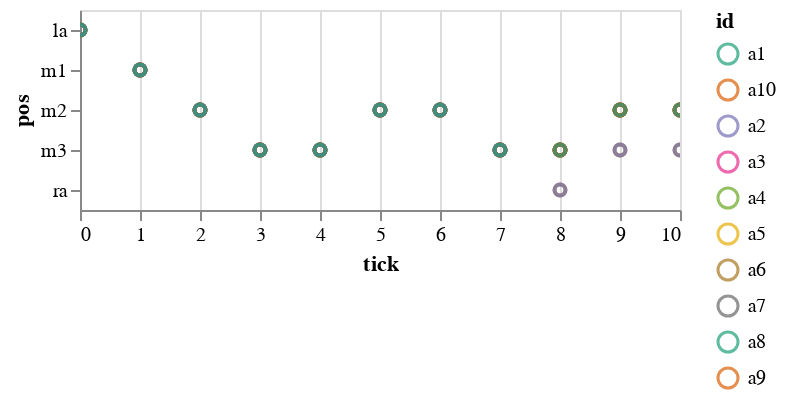

Notebook source saved alongside this figure:
### Code cell
analysis.plot_agent_locations(agents)

### Figure 1 — Vega-Lite specification as saved in the notebook (floating-point values rounded to 4 significant figures)
{"config": {"view": {"continuousWidth": 300, "continuousHeight": 300}}, "data": {"name": "data-b09f7e0bc8ae0c4c2b920e7ff1603aed"}, "mark": {"type": "point"}, "encoding": {"color": {"field": "id", "scale": {"scheme": "dark2"}, "type": "ordinal"}, "x": {"field": "tick", "type": "quantitative"}, "y": {"field": "pos", "type": "nominal"}}, "params": [{"name": "param_2", "select": {"type": "interval", "encodings": ["x", "y"]}, "bind": "scales"}], "$schema": "https://vega.github.io/schema/vega-lite/v5.8.0.json", "datasets": {"data-b09f7e0bc8ae0c4c2b920e7ff1603aed": [{"behavior": "Exhaustive", "cargo": null, "coins": 1000.0, "id": "a8", "pos": "la", "tick": 0}, {"behavior": "Exhaustive", "cargo": null, "coins": 1000.0, "id": "a7", "pos": "la", "tick": 0}, {"behavior": "Exhaustive", "cargo": null, "coins": 1000.0, "id": "a4", "pos": "la", "tick": 0}, {"behavior": "Exhaustive", "cargo": null, "coins": 1000.0, "id": "a6", "pos": "la", "tick": 0}, {"behavior": "Exhaustive", "cargo": null, "coins": 1000.0, "id": "a9", "pos": "la", "tick": 0}, {"behavior": "Exhaustive", "cargo": null, "coins": 1000.0, "id": "a5", "pos": "la", "tick": 0}, {"behavior": "Exhaustive", "cargo": null, "coins": 1000.0, "id": "a3", "pos": "la", "tick": 0}, {"behavior": "Exhaustive", "cargo": null, "coins": 1000.0, "id": "a10", "pos": "la", "tick": 0}, {"behavior": "Exhaustive", "cargo": null, "coins": 1000.0, "id": "a2", "pos": "la", "tick": 0}, {"behavior": "Exhaustive", "cargo": null, "coins": 1000.0, "id": "a1", "pos": "la", "tick": 0}, {"behavior": "Exhaustive", "cargo": null, "coins": 999.0, "id": "a8", "pos": "m1", "tick": 1}, {"behavior": "Exhaustive", "cargo": null, "coins": 999.0, "id": "a7", "pos": "m1", "tick": 1}, {"behavior": "Exhaustive", "cargo": null, "coins": 999.0, "id": "a4", "pos": "m1", "tick": 1}, {"behavior": "Exhaustive", "cargo": null, "coins": 999.0, "id": "a6", "pos": "m1", "tick": 1}, {"behavior": "Exhaustive", "cargo": null, "coins": 999.0, "id": "a9", "pos": "m1", "tick": 1}, {"behavior": "Exhaustive", "cargo": null, "coins": 999.0, "id": "a5", "pos": "m1", "tick": 1}, {"behavior": "Exhaustive", "cargo": null, "coins": 999.0, "id": "a3", "pos": "m1", "tick": 1}, {"behavior": "Exhaustive", "cargo": null, "coins": 999.0, "id": "a10", "pos": "m1", "tick": 1}, {"behavior": "Exhaustive", "cargo": null, "coins": 999.0, "id": "a2", "pos": "m1", "tick": 1}, {"behavior": "Exhaustive", "cargo": null, "coins": 999.0, "id": "a1", "pos": "m1", "tick": 1}, {"behavior": "Exhaustive", "cargo": null, "coins": 998.0, "id": "a8", "pos": "m2", "tick": 2}, {"behavior": "Exhaustive", "cargo": null, "coins": 998.0, "id": "a7", "pos": "m2", "tick": 2}, {"behavior": "Exhaustive", "cargo": null, "coins": 998.0, "id": "a4", "pos": "m2", "tick": 2}, {"behavior": "Exhaustive", "cargo": null, "coins": 998.0, "id": "a6", "pos": "m2", "tick": 2}, {"behavior": "Exhaustive", "cargo": null, "coins": 998.0, "id": "a9", "pos": "m2", "tick": 2}, {"behavior": "Exhaustive", "cargo": null, "coins": 998.0, "id": "a5", "pos": "m2", "tick": 2}, {"behavior": "Exhaustive", "cargo": null, "coins": 998.0, "id": "a3", "pos": "m2", "tick": 2}, {"behavior": "Exhaustive", "cargo": null, "coins": 998.0, "id": "a10", "pos": "m2", "tick": 2}, {"behavior": "Exhaustive", "cargo": null, "coins": 998.0, "id": "a2", "pos": "m2", "tick": 2}, {"behavior": "Exhaustive", "cargo": null, "coins": 998.0, "id": "a1", "pos": "m2", "tick": 2}, {"behavior": "Exhaustive", "cargo": "Wheat", "coins": 896.9, "id": "a8", "pos": "m3", "tick": 3}, {"behavior": "Exhaustive", "cargo": "Wheat", "coins": 896.8, "id": "a7", "pos": "m3", "tick": 3}, {"behavior": "Exhaustive", "cargo": "Wheat", "coins": 896.7, "id": "a4", "pos": "m3", "tick": 3}, {"behavior": "Exhaustive", "cargo": "Wheat", "coins": 896.6, "id": "a6", "pos": "m3", "tick": 3}, {"behavior": "Exhaustive", "cargo": "Wheat", "coins": 896.5, "id": "a9", "pos": "m3", "tick": 3}, {"behavior": "Exhaustive", "cargo": "Wheat", "coins": 896.4, "id": "a5", "pos": "m3", "tick": 3}, {"behavior": "Exhaustive", "cargo": "Wheat", "coins": 896.3, "id": "a3", "pos": "m3", "tick": 3}, {"behavior": "Exhaustive", "cargo": "Wheat", "coins": 896.2, "id": "a10", "pos": "m3", "tick": 3}, {"behavior": "Exhaustive", "cargo": "Wheat", "coins": 896.1, "id": "a2", "pos": "m3", "tick": 3}, {"behavior": "Exhaustive", "cargo": "Wheat", "coins": 896.0, "id": "a1", "pos": "m3", "tick": 3}, {"behavior": "Exhaustive", "cargo": null, "coins": 995.9, "id": "a8", "pos": "m3", "tick": 4}, {"behavior": "Exhaustive", "cargo": null, "coins": 995.7, "id": "a7", "pos": "m3", "tick": 4}, {"behavior": "Exhaustive", "cargo": null, "coins": 995.5, "id": "a4", "pos": "m3", "tick": 4}, {"behavior": "Exhaustive", "cargo": null, "coins": 995.3, "id": "a6", "pos": "m3", "tick": 4}, {"behavior": "Exhaustive", "cargo": null, "coins": 995.1, "id": "a9", "pos": "m3", "tick": 4}, {"behavior": "Exhaustive", "cargo": null, "coins": 994.9, "id": "a5", "pos": "m3", "tick": 4}, {"behavior": "Exhaustive", "cargo": null, "coins": 994.7, "id": "a3", "pos": "m3", "tick": 4}, {"behavior": "Exhaustive", "cargo": null, "coins": 994.5, "id": "a10", "pos": "m3", "tick": 4}, {"behavior": "Exhaustive", "cargo": null, "coins": 994.3, "id": "a2", "pos": "m3", "tick": 4}, {"behavior": "Exhaustive", "cargo": null, "coins": 994.1, "id": "a1", "pos": "m3", "tick": 4}, {"behavior": "Exhaustive", "cargo": "Wheat", "coins": 895.8, "id": "a8", "pos": "m2", "tick": 5}, {"behavior": "Exhaustive", "cargo": "Wheat", "coins": 895.5, "id": "a7", "pos": "m2", "tick": 5}, {"behavior": "Exhaustive", "cargo": "Wheat", "coins": 895.2, "id": "a4", "pos": "m2", "tick": 5}, {"behavior": "Exhaustive", "cargo": "Wheat", "coins": 894.9, "id": "a6", "pos": "m2", "tick": 5}, {"behavior": "Exhaustive", "cargo": "Wheat", "coins": 894.6, "id": "a9", "pos": "m2", "tick": 5}, {"behavior": "Exhaustive", "cargo": "Wheat", "coins": 894.3, "id": "a5", "pos": "m2", "tick": 5}, {"behavior": "Exhaustive", "cargo": "Wheat", "coins": 894.0, "id": "a3", "pos": "m2", "tick": 5}, {"behavior": "Exhaustive", "cargo": "Wheat", "coins": 893.7, "id": "a10", "pos": "m2", "tick": 5}, {"behavior": "Exhaustive", "cargo": "Wheat", "coins": 893.4, "id": "a2", "pos": "m2", "tick": 5}, {"behavior": "Exhaustive", "cargo": "Wheat", "coins": 893.1, "id": "a1", "pos": "m2", "tick": 5}, {"behavior": "Exhaustive", "cargo": null, "coins": 995.8, "id": "a8", "pos": "m2", "tick": 6}, {"behavior": "Exhaustive", "cargo": null, "coins": 995.4, "id": "a7", "pos": "m2", "tick": 6}, {"behavior": "Exhaustive", "cargo": null, "coins": 995.0, "id": "a4", "pos": "m2", "tick": 6}, {"behavior": "Exhaustive", "cargo": null, "coins": 994.6, "id": "a6", "pos": "m2", "tick": 6}, {"behavior": "Exhaustive", "cargo": null, "coins": 994.2, "id": "a9", "pos": "m2", "tick": 6}, {"behavior": "Exhaustive", "cargo": null, "coins": 993.8, "id": "a5", "pos": "m2", "tick": 6}, {"behavior": "Exhaustive", "cargo": null, "coins": 993.4, "id": "a3", "pos": "m2", "tick": 6}, {"behavior": "Exhaustive", "cargo": null, "coins": 993.0, "id": "a10", "pos": "m2", "tick": 6}, {"behavior": "Exhaustive", "cargo": null, "coins": 992.6, "id": "a2", "pos": "m2", "tick": 6}, {"behavior": "Exhaustive", "cargo": null, "coins": 992.2, "id": "a1", "pos": "m2", "tick": 6}, {"behavior": "Exhaustive", "cargo": "Wheat", "coins": 894.8, "id": "a8", "pos": "m3", "tick": 7}, {"behavior": "Exhaustive", "cargo": "Wheat", "coins": 894.2, "id": "a7", "pos": "m3", "tick": 7}, {"behavior": "Exhaustive", "cargo": "Wheat", "coins": 893.7, "id": "a4", "pos": "m3", "tick": 7}, {"behavior": "Exhaustive", "cargo": null, "coins": 993.6, "id": "a6", "pos": "m3", "tick": 7}, {"behavior": "Exhaustive", "cargo": "Wheat", "coins": 892.8, "id": "a9", "pos": "m3", "tick": 7}, {"behavior": "Exhaustive", "cargo": "Wheat", "coins": 892.3, "id": "a5", "pos": "m3", "tick": 7}, {"behavior": "Exhaustive", "cargo": "Wheat", "coins": 891.8, "id": "a3", "pos": "m3", "tick": 7}, {"behavior": "Exhaustive", "cargo": "Wheat", "coins": 891.3, "id": "a10", "pos": "m3", "tick": 7}, {"behavior": "Exhaustive", "cargo": null, "coins": 991.6, "id": "a2", "pos": "m3", "tick": 7}, {"behavior": "Exhaustive", "cargo": "Wheat", "coins": 890.4, "id": "a1", "pos": "m3", "tick": 7}, {"behavior": "Exhaustive", "cargo": null, "coins": 993.7, "id": "a8", "pos": "m3", "tick": 8}, {"behavior": "Exhaustive", "cargo": null, "coins": 993.1, "id": "a7", "pos": "m3", "tick": 8}, {"behavior": "Exhaustive", "cargo": null, "coins": 992.5, "id": "a4", "pos": "m3", "tick": 8}, {"behavior": "Exhaustive", "cargo": null, "coins": 992.6, "id": "a6", "pos": "ra", "tick": 8}, {"behavior": "Exhaustive", "cargo": null, "coins": 991.5, "id": "a9", "pos": "m3", "tick": 8}, {"behavior": "Exhaustive", "cargo": null, "coins": 990.9, "id": "a5", "pos": "m3", "tick": 8}, {"behavior": "Exhaustive", "cargo": null, "coins": 990.3, "id": "a3", "pos": "m3", "tick": 8}, {"behavior": "Exhaustive", "cargo": null, "coins": 989.7, "id": "a10", "pos": "m3", "tick": 8}, {"behavior": "Exhaustive", "cargo": null, "coins": 990.6, "id": "a2", "pos": "ra", "tick": 8}, {"behavior": "Exhaustive", "cargo": null, "coins": 988.7, "id": "a1", "pos": "m3", "tick": 8}, {"behavior": "Exhaustive", "cargo": "Wheat", "coins": 893.4, "id": "a8", "pos": "m2", "tick": 9}, {"behavior": "Exhaustive", "cargo": "Wheat", "coins": 892.7, "id": "a7", "pos": "m2", "tick": 9}, {"behavior": "Exhaustive", "cargo": "Wheat", "coins": 892.0, "id": "a4", "pos": "m2", "tick": 9}, {"behavior": "Exhaustive", "cargo": "Wheat", "coins": 893.5, "id": "a6", "pos": "m3", "tick": 9}, {"behavior": "Exhaustive", "cargo": "Wheat", "coins": 890.9, "id": "a9", "pos": "m2", "tick": 9}, {"behavior": "Exhaustive", "cargo": "Wheat", "coins": 890.2, "id": "a5", "pos": "m2", "tick": 9}, {"behavior": "Exhaustive", "cargo": "Wheat", "coins": 889.5, "id": "a3", "pos": "m2", "tick": 9}, {"behavior": "Exhaustive", "cargo": "Wheat", "coins": 888.8, "id": "a10", "pos": "m2", "tick": 9}, {"behavior": "Exhaustive", "cargo": "Wheat", "coins": 891.4, "id": "a2", "pos": "m3", "tick": 9}, {"behavior": "Exhaustive", "cargo": "Wheat", "coins": 887.7, "id": "a1", "pos": "m2", "tick": 9}, {"behavior": "Exhaustive", "cargo": null, "coins": 993.2, "id": "a8", "pos": "m2", "tick": 10}, {"behavior": "Exhaustive", "cargo": null, "coins": 992.4, "id": "a7", "pos": "m2", "tick": 10}, {"behavior": "Exhaustive", "cargo": null, "coins": 991.6, "id": "a4", "pos": "m2", "tick": 10}, {"behavior": "Exhaustive", "cargo": null, "coins": 992.5, "id": "a6", "pos": "m3", "tick": 10}, {"behavior": "Exhaustive", "cargo": null, "coins": 990.4, "id": "a9", "pos": "m2", "tick": 10}, {"behavior": "Exhaustive", "cargo": null, "coins": 989.6, "id": "a5", "pos": "m2", "tick": 10}, {"behavior": "Exhaustive", "cargo": null, "coins": 988.8, "id": "a3", "pos": "m2", "tick": 10}, {"behavior": "Exhaustive", "cargo": null, "coins": 988.0, "id": "a10", "pos": "m2", "tick": 10}, {"behavior": "Exhaustive", "cargo": null, "coins": 990.3, "id": "a2", "pos": "m3", "tick": 10}, {"behavior": "Exhaustive", "cargo": null, "coins": 986.8, "id": "a1", "pos": "m2", "tick": 10}]}}
